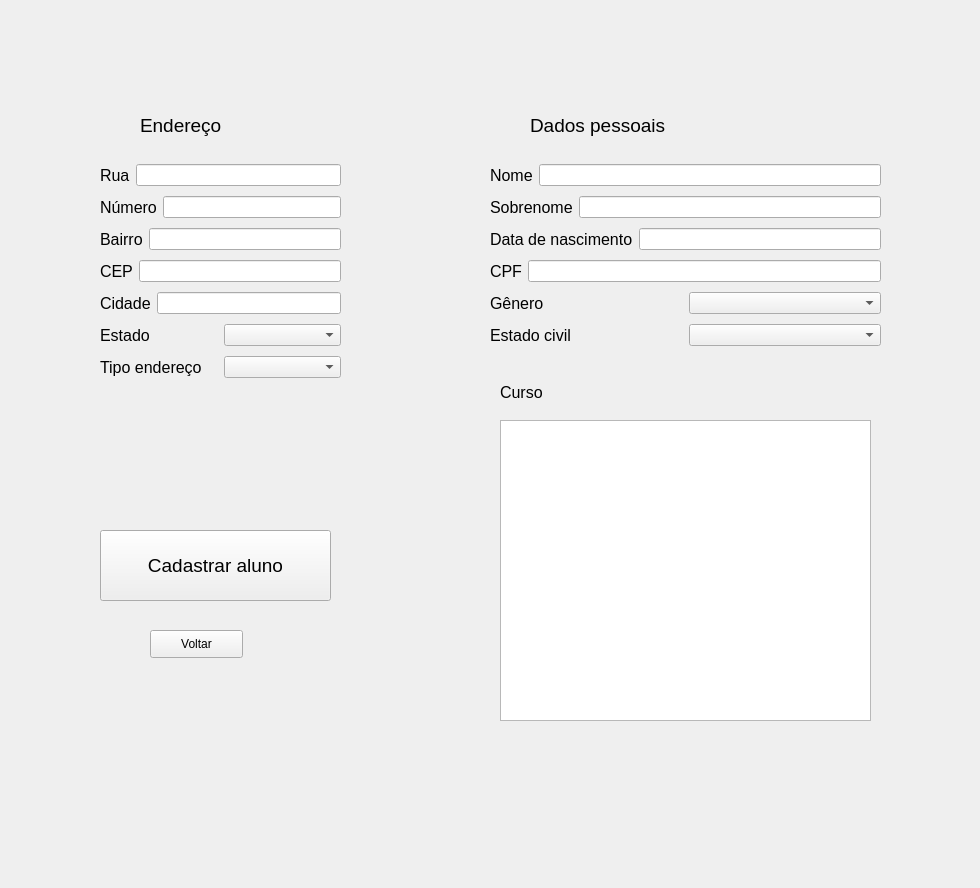
<?xml version="1.0" encoding="UTF-8"?>
<ui version="4.0">
 <class>Form</class>
 <widget class="QWidget" name="Form">
  <property name="geometry">
   <rect>
    <x>0</x>
    <y>0</y>
    <width>980</width>
    <height>888</height>
   </rect>
  </property>
  <property name="windowTitle">
   <string>Form</string>
  </property>
  <widget class="QLabel" name="label">
   <property name="geometry">
    <rect>
     <x>140</x>
     <y>90</y>
     <width>111</width>
     <height>71</height>
    </rect>
   </property>
   <property name="font">
    <font>
     <pointsize>14</pointsize>
    </font>
   </property>
   <property name="text">
    <string>Endereço</string>
   </property>
  </widget>
  <widget class="QLabel" name="label_16">
   <property name="geometry">
    <rect>
     <x>500</x>
     <y>380</y>
     <width>191</width>
     <height>25</height>
    </rect>
   </property>
   <property name="font">
    <font>
     <pointsize>12</pointsize>
    </font>
   </property>
   <property name="text">
    <string>Curso</string>
   </property>
  </widget>
  <widget class="QWidget" name="layoutWidget">
   <property name="geometry">
    <rect>
     <x>100</x>
     <y>160</y>
     <width>241</width>
     <height>226</height>
    </rect>
   </property>
   <layout class="QVBoxLayout" name="verticalLayout">
    <item>
     <layout class="QHBoxLayout" name="horizontalLayout">
      <item>
       <widget class="QLabel" name="label_3">
        <property name="font">
         <font>
          <pointsize>12</pointsize>
         </font>
        </property>
        <property name="text">
         <string>Rua</string>
        </property>
       </widget>
      </item>
      <item>
       <widget class="QLineEdit" name="rua_input"/>
      </item>
     </layout>
    </item>
    <item>
     <layout class="QHBoxLayout" name="horizontalLayout_2">
      <item>
       <widget class="QLabel" name="label_4">
        <property name="font">
         <font>
          <pointsize>12</pointsize>
         </font>
        </property>
        <property name="text">
         <string>Número</string>
        </property>
       </widget>
      </item>
      <item>
       <widget class="QLineEdit" name="numero_input"/>
      </item>
     </layout>
    </item>
    <item>
     <layout class="QHBoxLayout" name="horizontalLayout_3">
      <item>
       <widget class="QLabel" name="label_5">
        <property name="font">
         <font>
          <pointsize>12</pointsize>
         </font>
        </property>
        <property name="text">
         <string>Bairro</string>
        </property>
       </widget>
      </item>
      <item>
       <widget class="QLineEdit" name="bairro_input"/>
      </item>
     </layout>
    </item>
    <item>
     <layout class="QHBoxLayout" name="horizontalLayout_4">
      <item>
       <widget class="QLabel" name="label_6">
        <property name="font">
         <font>
          <pointsize>12</pointsize>
         </font>
        </property>
        <property name="text">
         <string>CEP</string>
        </property>
       </widget>
      </item>
      <item>
       <widget class="QLineEdit" name="cep_input"/>
      </item>
     </layout>
    </item>
    <item>
     <layout class="QHBoxLayout" name="horizontalLayout_5">
      <item>
       <widget class="QLabel" name="label_7">
        <property name="font">
         <font>
          <pointsize>12</pointsize>
         </font>
        </property>
        <property name="text">
         <string>Cidade</string>
        </property>
       </widget>
      </item>
      <item>
       <widget class="QLineEdit" name="cidade_input"/>
      </item>
     </layout>
    </item>
    <item>
     <layout class="QHBoxLayout" name="horizontalLayout_6">
      <item>
       <widget class="QLabel" name="label_8">
        <property name="font">
         <font>
          <pointsize>12</pointsize>
         </font>
        </property>
        <property name="text">
         <string>Estado</string>
        </property>
       </widget>
      </item>
      <item>
       <widget class="QComboBox" name="estado_input"/>
      </item>
     </layout>
    </item>
    <item>
     <layout class="QHBoxLayout" name="horizontalLayout_7">
      <item>
       <widget class="QLabel" name="label_9">
        <property name="font">
         <font>
          <pointsize>12</pointsize>
         </font>
        </property>
        <property name="text">
         <string>Tipo endereço</string>
        </property>
       </widget>
      </item>
      <item>
       <widget class="QComboBox" name="tipo_end_input"/>
      </item>
     </layout>
    </item>
   </layout>
  </widget>
  <widget class="QPushButton" name="cadastrar_aluno_btn">
   <property name="geometry">
    <rect>
     <x>100</x>
     <y>530</y>
     <width>231</width>
     <height>71</height>
    </rect>
   </property>
   <property name="font">
    <font>
     <pointsize>14</pointsize>
    </font>
   </property>
   <property name="text">
    <string>Cadastrar aluno</string>
   </property>
  </widget>
  <widget class="QLabel" name="label_2">
   <property name="geometry">
    <rect>
     <x>530</x>
     <y>90</y>
     <width>231</width>
     <height>71</height>
    </rect>
   </property>
   <property name="font">
    <font>
     <pointsize>14</pointsize>
    </font>
   </property>
   <property name="text">
    <string>Dados pessoais</string>
   </property>
  </widget>
  <widget class="QWidget" name="layoutWidget_2">
   <property name="geometry">
    <rect>
     <x>490</x>
     <y>160</y>
     <width>391</width>
     <height>193</height>
    </rect>
   </property>
   <layout class="QVBoxLayout" name="verticalLayout_2">
    <item>
     <layout class="QHBoxLayout" name="horizontalLayout_8">
      <item>
       <widget class="QLabel" name="label_10">
        <property name="font">
         <font>
          <pointsize>12</pointsize>
         </font>
        </property>
        <property name="text">
         <string>Nome</string>
        </property>
       </widget>
      </item>
      <item>
       <widget class="QLineEdit" name="nome_input"/>
      </item>
     </layout>
    </item>
    <item>
     <layout class="QHBoxLayout" name="horizontalLayout_9">
      <item>
       <widget class="QLabel" name="label_11">
        <property name="font">
         <font>
          <pointsize>12</pointsize>
         </font>
        </property>
        <property name="text">
         <string>Sobrenome</string>
        </property>
       </widget>
      </item>
      <item>
       <widget class="QLineEdit" name="sobrenome_input"/>
      </item>
     </layout>
    </item>
    <item>
     <layout class="QHBoxLayout" name="horizontalLayout_10">
      <item>
       <widget class="QLabel" name="label_12">
        <property name="font">
         <font>
          <pointsize>12</pointsize>
         </font>
        </property>
        <property name="text">
         <string>Data de nascimento</string>
        </property>
       </widget>
      </item>
      <item>
       <widget class="QLineEdit" name="data_nasc_input"/>
      </item>
     </layout>
    </item>
    <item>
     <layout class="QHBoxLayout" name="horizontalLayout_11">
      <item>
       <widget class="QLabel" name="label_13">
        <property name="font">
         <font>
          <pointsize>12</pointsize>
         </font>
        </property>
        <property name="text">
         <string>CPF</string>
        </property>
       </widget>
      </item>
      <item>
       <widget class="QLineEdit" name="cpf_input"/>
      </item>
     </layout>
    </item>
    <item>
     <layout class="QHBoxLayout" name="horizontalLayout_12">
      <item>
       <widget class="QLabel" name="label_14">
        <property name="font">
         <font>
          <pointsize>12</pointsize>
         </font>
        </property>
        <property name="text">
         <string>Gênero</string>
        </property>
       </widget>
      </item>
      <item>
       <widget class="QComboBox" name="genero_input"/>
      </item>
     </layout>
    </item>
    <item>
     <layout class="QHBoxLayout" name="horizontalLayout_13">
      <item>
       <widget class="QLabel" name="label_15">
        <property name="font">
         <font>
          <pointsize>12</pointsize>
         </font>
        </property>
        <property name="text">
         <string>Estado civil</string>
        </property>
       </widget>
      </item>
      <item>
       <widget class="QComboBox" name="estado_civil_input"/>
      </item>
     </layout>
    </item>
   </layout>
  </widget>
  <widget class="QPushButton" name="voltar_btn">
   <property name="geometry">
    <rect>
     <x>150</x>
     <y>630</y>
     <width>93</width>
     <height>28</height>
    </rect>
   </property>
   <property name="text">
    <string>Voltar</string>
   </property>
  </widget>
  <widget class="QListWidget" name="curso_input">
   <property name="geometry">
    <rect>
     <x>500</x>
     <y>420</y>
     <width>371</width>
     <height>301</height>
    </rect>
   </property>
   <property name="selectionMode">
    <enum>QAbstractItemView::ExtendedSelection</enum>
   </property>
  </widget>
 </widget>
 <resources/>
 <connections/>
</ui>
